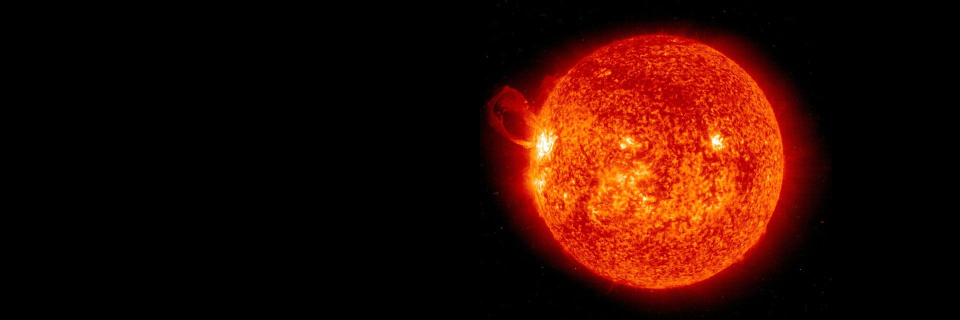
#> input picture images/sun.jpg, 1920 x 640 px (shown at 1/2 size)
$ jupyter execute Lab2.ipynb   (older library calls are emulated)
#> lines starting #> are read from the running program, lines starting #| are printed output that depends on the picture
# Notebook pruebas Lab 2 DSP

### 3.2.1 Suavizado

[cell 1]
import numpy as np
import matplotlib.pyplot as plt
import time
import cv2
from IPython.display import Video, HTML, display
from PIL import Image
from scipy.signal import convolve2d
cv2.__version__

[cell 2]
img = cv2.imread("images/sun.jpg", 1)
#> img is the input picture: shape (640, 1920, 3); mean B, G, R 2.4, 11.2, 45.4
img = cv2.cvtColor(img, cv2.COLOR_BGR2RGB)

plt.imshow(img,cmap='gray')
#> (this line was passed over: IPython is not available in this run)
plt.show()
print(np.shape(img))
#| (640, 1920, 3)

[cell 3]
def rgb2gray(rgb):
    return np.dot(rgb[...,:3], [0.2989, 0.5870, 0.1140])
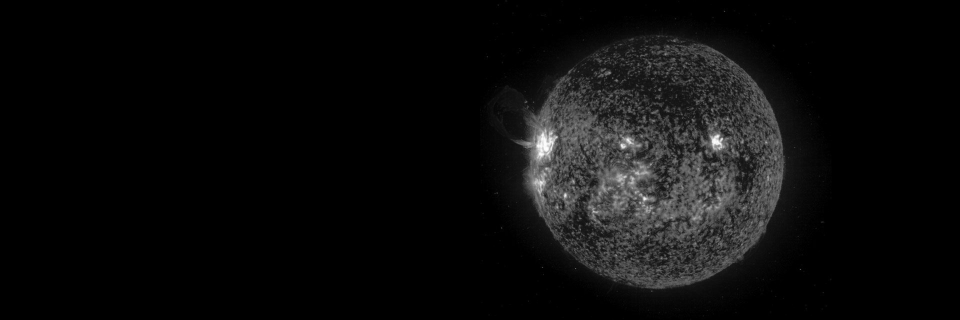
#> returned value: shape (640, 1920) float64 (shown at 1/2 size); min 0, max 255, mean 12.5

gray_img = rgb2gray(cv2.imread("images/sun.jpg",1))

plt.imshow(gray_img,cmap='gray')
#> (this line was passed over: IPython is not available in this run)
plt.show()

[cell 4]
IMG = np.fft.fft2(gray_img)
IMG = np.fft.fftshift(IMG)
magnitude_spectrum = 20*np.log(np.abs(IMG))
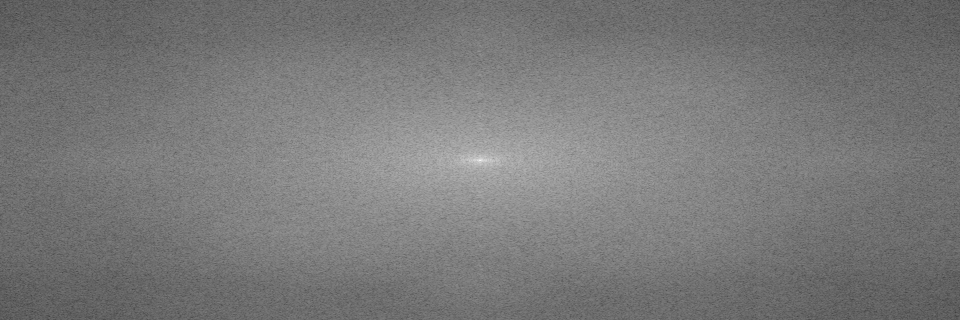
#> magnitude_spectrum: shape (640, 1920) float64 (shown at 1/2 size); min -3.43, max 330.9, mean 155.1; drawn with min black and max white
plt.imshow(magnitude_spectrum, cmap = 'magma')
#> (this line was passed over: IPython is not available in this run)
plt.show()

[cell 5]
sigma_x, sigma_y = 50, 50 # 26, 26
(ncols, nrows) = np.shape(gray_img)
#> ncols = 640; nrows = 1920
c_x, c_y = nrows/2, ncols/2
#> c_x = 960; c_y = 320
x = np.linspace(0, nrows, nrows)
#> x = 1920 values from 0 to 1920
y = np.linspace(0, ncols, ncols)
#> y = 640 values from 0 to 640
X, Y = np.meshgrid(x, y)
gaussian_mask = np.exp(-((X-c_x)**2 + (Y-c_y)**2)/(2*sigma_x**2)) / (2*np.pi*sigma_x**2)
plt.imshow(gaussian_mask, cmap = 'gray')
#> (this line was passed over: IPython is not available in this run)
plt.show()

[cell 6]
filtered_IMG = IMG * gaussian_mask
plt.imshow(20*np.log(np.abs(filtered_IMG)), cmap = 'magma')
#> (this line was passed over: IPython is not available in this run)
plt.show()

[cell 7]
ifft_img = np.fft.ifft2(filtered_IMG)
plt.imshow(np.abs(ifft_img), cmap = 'gray')
#> (this line was passed over: IPython is not available in this run)
plt.show()

[cell 8]
# con cv2
gauss_img = cv2.GaussianBlur(gray_img, (7, 7), 0)
plt.imshow(gauss_img, cmap='gray')
#> (this line was passed over: IPython is not available in this run)
plt.show()
